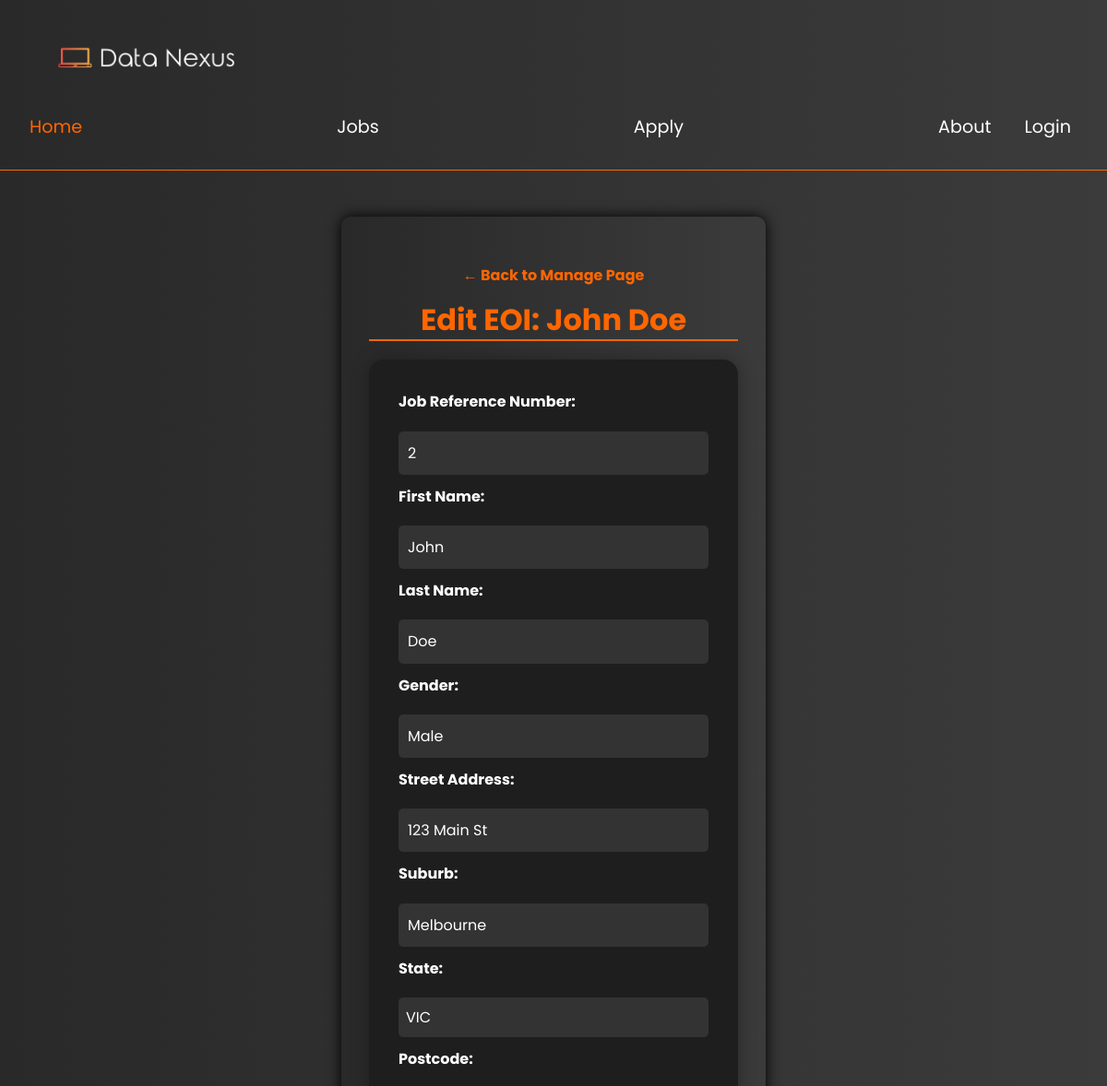
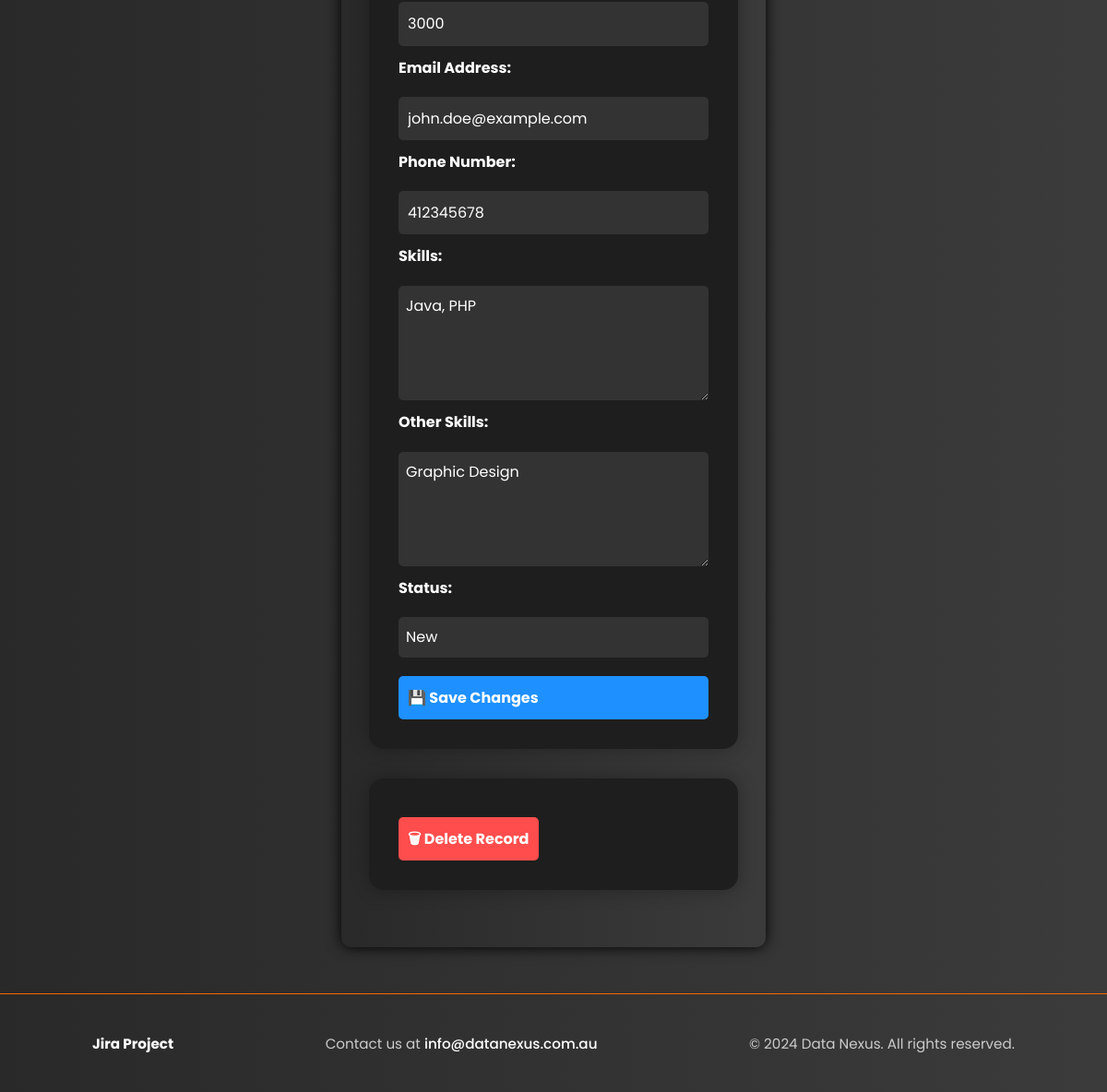
The app's page /web_tech_prj-main/view_details.php?eoi_id=5 (signed in) with its own data (2 pictures, top to bottom).
### tables this page shows
CREATE TABLE `eoi` (
  `EOInumber` int(11) NOT NULL,
  `job_reference_number` int(10) NOT NULL,
  `first_name` varchar(50) NOT NULL,
  `last_name` varchar(50) NOT NULL,
  `gender` varchar(10) NOT NULL,
  `street_address` varchar(46) NOT NULL,
  `suburb` varchar(60) NOT NULL,
  `state` varchar(3) NOT NULL,
  `postcode` varchar(4) NOT NULL,
  `email_address` varchar(360) NOT NULL,
  `phone_number` int(15) NOT NULL,
  `skills` varchar(500) NOT NULL,
  `other_skills` varchar(500) NOT NULL,
  `status` varchar(10) NOT NULL DEFAULT 'New'
);

### web_tech_prj-main/view_details.php (the view, shortened to what this page needs)
<?php
require_once("settings.php");
$eoi_id = intval($_GET['eoi_id']);
$sql = "SELECT * FROM eoi WHERE EOInumber = ?";
$stmt = $conn->prepare($sql);
$stmt->bind_param("i", $eoi_id);
$stmt->execute();
$result = $stmt->get_result();
$row = $result->fetch_assoc();
?>
<!DOCTYPE html>
<html lang="en">
<head>
    <link href="styles/styles.css" rel="stylesheet">
</head>
<body id="view-details-body">
<?php include 'nav.inc'; ?>
<main id="view-details-main">
<a class="back-link" href="manage.php">← Back to Manage Page</a>
    <h1 id="view-details-h1">Edit EOI: <?= htmlspecialchars($row['first_name'] . ' ' . $row['last_name']) ?></h1>
    <form action="update_eoi.php" method="POST" id="view-details-form">
        <?php foreach ($row as $key => $value): ?>
            <?php if ($key === 'EOInumber') continue; ?>
            <label id="view-details-label" for="<?= $key ?>"><?= htmlspecialchars(ucwords(str_replace('_', ' ', $key))) ?>:</label>
            <?php if ($key === 'status'): ?>
                <select id="<?= $key ?>" name="<?= $key ?>">
                    <option value="New" <?= $value === 'New' ? 'selected' : '' ?>>New</option>
                </select>
            <?php elseif ($key === 'state'): ?>
                <select id="<?= $key ?>" name="<?= $key ?>">
                    <option value="VIC" <?= $value === 'VIC' ? 'selected' : '' ?>>VIC</option>
                </select>
            <?php elseif ($key === 'skills' || $key === 'other_skills'): ?>
                <textarea id="<?= $key ?>" name="<?= $key ?>" rows="4"><?= htmlspecialchars($value) ?></textarea>
            <?php else: ?>
                <input type="text" id="<?= $key ?>" name="<?= $key ?>" value="<?= htmlspecialchars($value) ?>">
            <?php endif; ?>
        <?php endforeach; ?>
        <button type="submit" class="btn-save">💾 Save Changes</button>
    </form>
    <form action="delete_eoi.php" method="POST" onsubmit="return confirm('Are you sure you want to delete this record?');">
        <button type="submit" class="btn-delete">🗑 Delete Record</button>
    </form>
</main>
<?php include 'footer.inc'; ?>
</body>
</html>

### web_tech_prj-main/styles/styles.css (style rules this page uses)
html, body { height: 100%; font-family: 'Poppins', sans-serif; color: white; overflow-x: hidden; max-width: 100%; }
*, *::before, *::after { box-sizing: border-box; }
body { display: flex; flex-direction: column; }
main { flex: 1; }
main { background: linear-gradient(to right, #292929, #3b3b3b); }
body { background: linear-gradient(to right, #292929, #3b3b3b); margin: 0; font-family: 'Poppins', sans-serif; color: white; }
* { line-height: 1.7rem; }
h1, h2, h3, h4, h5 { color: #ff6600; margin-bottom: 0.5rem; }
h1 { font-size: 2rem; border-bottom: 2px solid #ff6600; padding-bottom: 0.5rem; margin-bottom: 1.5rem; }
form { max-width: 800px; margin: 0 auto; padding: 2rem; background-color: #1e1e1e; border-radius: 1rem; box-shadow: 0 0 20px rgba(0, 0, 0, 0.3); margin-bottom: 2rem; }
input[type="text"], input[type="email"], input[type="number"], textarea { width: 98%; padding: 0.8rem; margin-top: 0.5rem; border: 1px solid #888; border-radius: 4px; background-color: #2a2a2a; color: white; }
input, select, textarea, button { transition: all 0.2s ease-in-out; font-size: 1rem; padding: 0.5rem; border-radius: 4px; border: none; background-color: #1e1e1e; color: white; font-family: 'Poppins', sans-serif; }
#apply-title, form { animation: fadeSlideIn 1s ease-out forwards; }
select { width: 98%; padding: 0.8rem; margin-top: 0.5rem; border: 1px solid #888; border-radius: 4px; background-color: #2a2a2a; color: white; font-family: 'Poppins', sans-serif; font-size: 1rem; appearance: none; }
html { scroll-behavior: smooth; }
input[type="text"], input[type="email"], input[type="number"], input[type="date"], input[type="tel"], textarea, select { width: 100%; max-width: 100%; box-sizing: border-box; }
#view-details-body { font-family: 'Poppins', sans-serif; background-color: #1a1a1a; color: #fff; margin: 0; padding: 0; }
#view-details-main { max-width: 800px; margin: 50px auto; background-color: #222; padding: 30px; border-radius: 10px; box-shadow: 0 0 15px #000; }
#view-details-h1 { color: #ff6600; text-align: center; margin-bottom: 20px; }
#view-details-form { display: flex; flex-direction: column; gap: 10px; }
#view-details-label { font-weight: bold; }
.view-details-input, textarea, select { padding: 8px; border: none; border-radius: 5px; background-color: #333; color: #fff; }
button { padding: 10px; border: none; border-radius: 5px; margin-top: 10px; font-weight: bold; cursor: pointer; display: inline-flex; align-items: center; gap: 5px; font-size: 1rem; transition: background-color 0.3s ease; }
.btn-save { background-color: #1e90ff; color: white; }
.btn-delete { background-color: #ff4d4d; color: white; }
.back-link { display: block; margin-top: 20px; text-align: center; text-decoration: none; color: #ff6600; font-weight: bold; }
input[type="text"], input[type="email"], input[type="password"] { width: 100%; padding: 10px; border: none; border-radius: 5px; background: #333; color: white; }

### records on screen
eoi: first_name+last_name "John Doe", job_reference_number "2", first_name "John", last_name "Doe", gender "Male", street_address "123 Main St", suburb "Melbourne", state "VIC", postcode "3000", email_address "john.doe@example.com", phone_number "412345678", skills "Java, PHP", other_skills "Graphic Design", status "New"

### other values on screen
str_replace('_', ' ', $key) "Job Reference Number"
str_replace('_', ' ', $key) "First Name"
str_replace('_', ' ', $key) "Last Name"
str_replace('_', ' ', $key) "Gender"
str_replace('_', ' ', $key) "Street Address"
str_replace('_', ' ', $key) "Suburb"
str_replace('_', ' ', $key) "State"
str_replace('_', ' ', $key) "Postcode"
str_replace('_', ' ', $key) "Email Address"
str_replace('_', ' ', $key) "Phone Number"
str_replace('_', ' ', $key) "Skills"
str_replace('_', ' ', $key) "Other Skills"
str_replace('_', ' ', $key) "Status"
